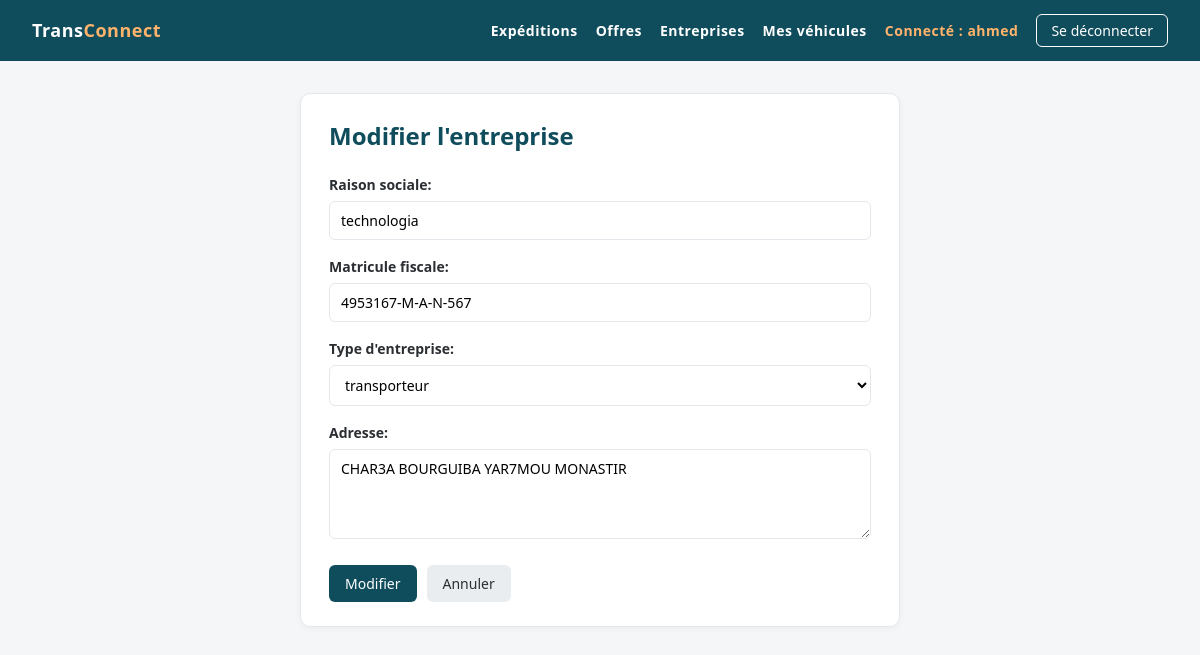
The app's page /entreprises/entreprises/2/update/ (signed in) with its own data.
### EntreprisesApp/models.py (models this page shows, shortened)
class Utilisateur(AbstractUser):
    user_id=models.CharField(max_length=8, primary_key=True)
    email=models.EmailField(unique=True, validators=[validate_email])
    role=models.CharField(max_length=20, choices=[
        ('admin','Administrateur'),
        ('char','Chargeur'),
        ('trans','Transporteur'),
    ], default='char')
    telephone=models.CharField(max_length=15, null=True, blank=True)
    created_at=models.DateTimeField(auto_now_add=True)
    updated_at=models.DateTimeField(auto_now=True)

class Entreprise(models.Model):
    raison_sociale = models.CharField(max_length=200 , null=False, blank=False)
    matricule_fiscale = models.CharField(max_length=17, unique=True, validators=[matricule_fiscal_validator])
    type_entreprise = models.CharField(max_length=100, choices= [
        ('char','chargeur'),
        ('trans','transporteur'),
    ] , default='char')
    adresse =models.TextField(validators=[MinLengthValidator(20, "Adresse doit contenir au moins 10 caractères"), MaxLengthValidator(200, "Adresse ne doit pas dépasser 200 caractères")])
    created_at = models.DateTimeField(auto_now_add=True)
    updated_at = models.DateTimeField(auto_now=True)
    gerant = models.OneToOneField(Utilisateur, on_delete=models.CASCADE, related_name='entreprise')

### EntreprisesApp/views.py (the view)
# urls.py: path('entreprises/<int:pk>/update/', Entreprise_update.as_view(), name='entreprise_update')
class Entreprise_update(LoginRequiredMixin, MonEntrepriseMixin, UpdateView):
    model = Entreprise
    template_name = 'entreprise/forms.html'
    success_url = reverse_lazy('entreprises:entreprise_list')
    form_class = EntrepriseForm

### EntreprisesApp/forms.py
class EntrepriseForm(forms.ModelForm):
    class Meta:
        model = Entreprise
        fields = ['raison_sociale', 'matricule_fiscale', 'type_entreprise', 'adresse']
        labels = {'type_entreprise': "Type d'entreprise"}
        widgets = {
            'matricule_fiscale': forms.TextInput(attrs={'placeholder': '1234567AAM000'}),
            'adresse': forms.Textarea(attrs={'rows': 3}),
        }

### EntreprisesApp/views.py (called while the page is built)
    def get_queryset(self):
        return Entreprise.objects.filter(gerant=self.request.user)

### templates/entreprise/forms.html (shortened to what this page needs)
{% extends 'base.html' %}
{% block content %}
<div class="card narrow">
    <h1>{% if form.instance.pk %}Modifier l'entreprise{% else %}Créer une nouvelle entreprise{% endif %}</h1>
    <form method="post">
        {{ form.as_p }}
        <div class="actions">
            <button type="submit">{% if form.instance.pk %}Modifier{% else %}Créer{% endif %}</button>
            <a class="btn btn-light" href="{% url 'entreprises:entreprise_list' %}">Annuler</a>
        </div>
    </form>
</div>
{% endblock %}

### templates/base.html (shortened to what this page needs)
{% load static %}
<!DOCTYPE html>
<html lang="fr">
<head>
    <link rel="stylesheet" href="{% static 'css/style.css' %}">
</head>
<body>
    <div class="topbar">
        <a class="brand" href="{% url 'home' %}">Trans<span>Connect</span></a>
        <nav>
            <a href="{% url 'expeditions:expedition_list' %}">Expéditions</a>
            <a href="{% url 'offres:offre_list' %}">Offres</a>
            <a href="{% url 'entreprises:entreprise_list' %}">Entreprises</a>
            {% if user.is_authenticated %}
                {% if user.entreprise.type_entreprise == 'char' %}
                    <a href="{% url 'expeditions:expedition_create' %}">Publier une expédition</a>
                {% elif user.entreprise.type_entreprise == 'trans' %}
                    <a href="{% url 'vehicules:vehicule_list' %}">Mes véhicules</a>
                {% else %}
                    <a href="{% url 'entreprises:entreprise_create' %}">Créer mon entreprise</a>
                {% endif %}
                <a class="nav-user" href="{% url 'profil' %}">Connecté : {{ user.username }}</a>
                <form method="post" action="{% url 'logout' %}">
                    <button type="submit">Se déconnecter</button>
                </form>
            {% else %}
                <a href="{% url 'login' %}">Se connecter</a>
                <a href="{% url 'inscription' %}">Créer un compte</a>
            {% endif %}
        </nav>
    </div>
    <div class="container">
        {% block content %}{% endblock %}
    </div>
</body>
</html>

### static/css/style.css (style rules this page uses)
:root { --primary: #0f4c5c; --primary-light: #1b6f80; --accent: #e36414; --bg: #f4f6f8; --card: #ffffff; --text: #2b2f33; --muted: #6b7680; --border: #e3e7eb; --danger: #c0392b; --radius: 10px; }
* { box-sizing: border-box; }
body { margin: 0; font-family: "Segoe UI", Roboto, Arial, sans-serif; background: var(--bg); color: var(--text); line-height: 1.5; }
.topbar { background: var(--primary); color: #fff; padding: 14px 32px; font-weight: 600; font-size: 18px; letter-spacing: .5px; }
.topbar span { color: #ffb36b; }
.container { max-width: 1100px; margin: 32px auto; padding: 0 20px; }
.card { background: var(--card); border: 1px solid var(--border); border-radius: var(--radius); padding: 24px 28px; box-shadow: 0 2px 6px rgba(0, 0, 0, .04); }
.card.narrow { max-width: 600px; margin: 0 auto; }
h1 { margin: 0 0 20px; font-size: 24px; color: var(--primary); }
a { color: var(--primary-light); text-decoration: none; }
.btn, button { display: inline-block; padding: 8px 16px; border: none; border-radius: 6px; font-size: 14px; font-family: inherit; cursor: pointer; background: var(--primary); color: #fff; transition: background .15s; }
.btn-light { background: #e9edf0; color: var(--text); }
.actions { display: flex; gap: 10px; margin-top: 20px; }
form p { margin: 0 0 16px; }
form label { display: block; font-weight: 600; margin-bottom: 6px; font-size: 14px; }
form input, form select, form textarea { width: 100%; padding: 9px 11px; border: 1px solid var(--border); border-radius: 6px; font-size: 14px; font-family: inherit; background: #fff; }
form textarea { min-height: 90px; resize: vertical; }
.topbar { display: flex; justify-content: space-between; align-items: center; }
.topbar a { color: #fff; text-decoration: none; }
.topbar nav { display: flex; align-items: center; gap: 18px; font-size: 14px; }
.topbar nav form { margin: 0; }
.topbar nav button { padding: 6px 14px; font-size: 14px; border: 1px solid #fff; }
.topbar .nav-user { color: #ffb36b; }

### records on screen
Utilisateur: username "ahmed"
Entreprise: raison_sociale "technologia", matricule_fiscale "4953167-M-A-N-567", type_entreprise "transporteur", adresse "CHAR3A BOURGUIBA YAR7MOU MONASTIR"
